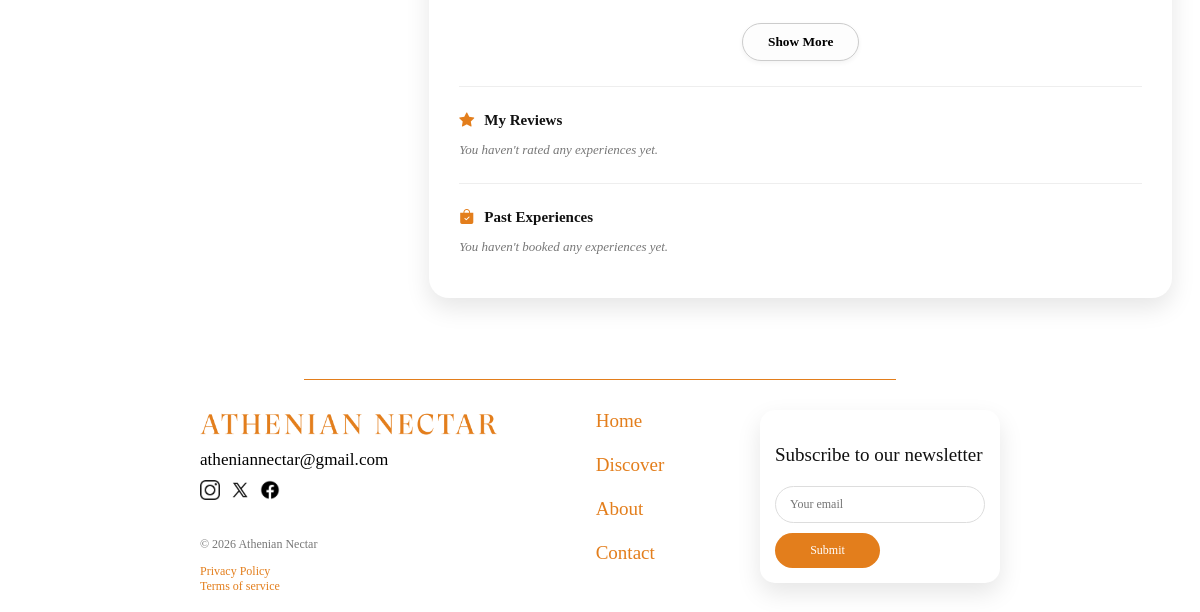
The app's page /users/dashboard/ (signed in, lower part), older data.
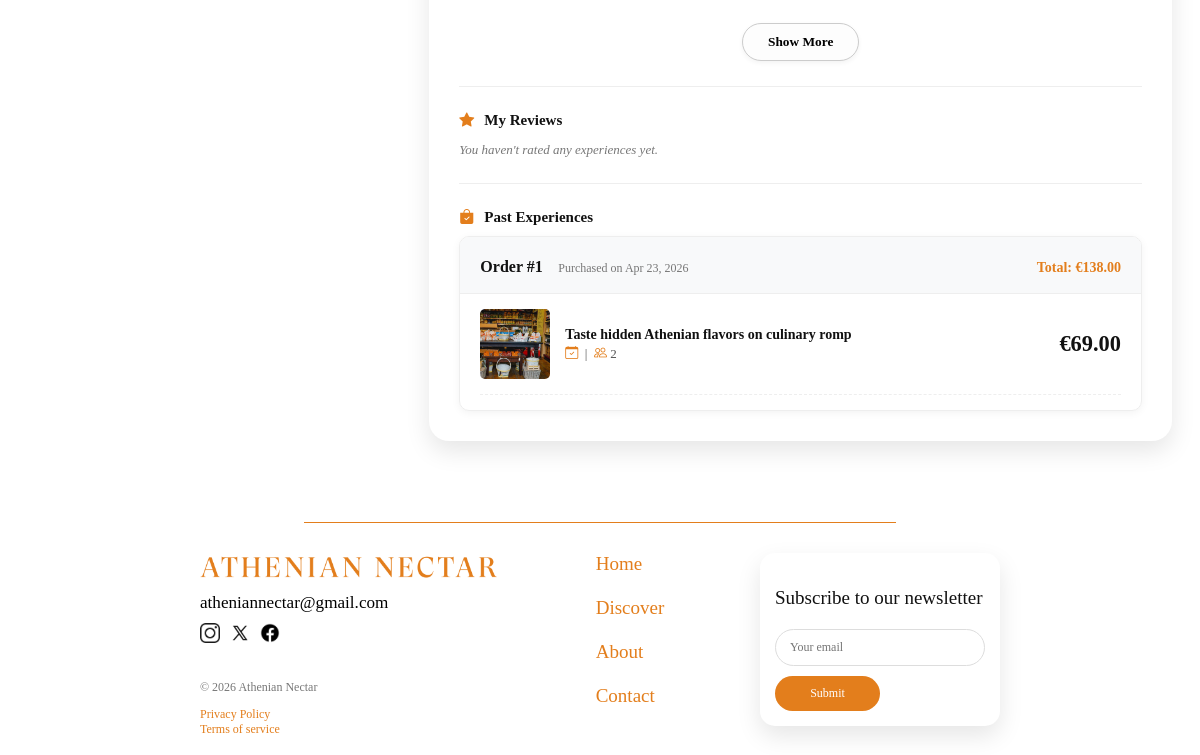
The same page, newer data.
### orders/models.py (models this page shows, shortened)
class Order(models.Model):
    user = models.ForeignKey(settings.AUTH_USER_MODEL, on_delete=models.CASCADE, related_name='orders')
    total_price = models.DecimalField(max_digits=10, decimal_places=2)
    created_at = models.DateTimeField(auto_now_add=True)

class OrderItem(models.Model):
    order = models.ForeignKey(Order, on_delete=models.CASCADE, related_name='items')
    experience = models.ForeignKey(Experience, on_delete=models.SET_NULL, null=True)
    price = models.DecimalField(max_digits=10, decimal_places=2)
    quantity = models.PositiveIntegerField(default=1)
    booking_date = models.DateField(null=True, blank=True)

### experiences/models.py (models this page shows, shortened)
class Experience(models.Model):
    title = models.CharField(max_length=200)
    category = models.ForeignKey(Category, on_delete=models.CASCADE)
    subcategory = models.ForeignKey(Subcategory, on_delete=models.SET_NULL, blank=True, null=True)
    description = models.TextField()
    image = models.ImageField(upload_to='experiences/')
    price = models.DecimalField(max_digits=6, decimal_places=2)
    duration = models.DecimalField(max_digits=3, decimal_places=1)

### users/views.py (the view, shortened to what this page needs)
# urls.py: path('dashboard/', views.dashboard, name='dashboard'),
@login_required
def dashboard(request):
    u_form = UserUpdateForm(instance=request.user)
    p_form = CustomPasswordChangeForm(user=request.user)
    profile, created = Profile.objects.get_or_create(user=request.user)
    user_reviews = Review.objects.filter(user=request.user).order_by('-created_at')
    recently_viewed_ids = request.session.get('recently_viewed', [])
    recently_viewed_exps = []
    if recently_viewed_ids:
        exps = Experience.objects.filter(id__in=recently_viewed_ids)
        exp_dict = {exp.id: exp for exp in exps}
        recently_viewed_exps = [exp_dict[i] for i in recently_viewed_ids if i in exp_dict]
    purchases = Order.objects.filter(user=request.user).order_by('-created_at')
    context = {
        'u_form': u_form,
        'p_form': p_form,
        'recently_viewed': [],
        'ratings': [],
        'purchases': [],
        'favorites': profile.favorites.all(),
        'user_reviews': user_reviews,
        'recently_viewed': recently_viewed_exps,
        'purchases': purchases,
    }
    return render(request, 'users/dashboard.html', context)

### users/forms.py
class UserUpdateForm(forms.ModelForm):
    username = forms.CharField(max_length=20, min_length=4)
    email = forms.EmailField(max_length=35, required=True)
    class Meta:
        model = User
        fields = ['username', 'email']
    def __init__(self, *args, **kwargs):
        super().__init__(*args, **kwargs)
        for field in self.fields.values():
            field.help_text = ''

class CustomPasswordChangeForm(PasswordChangeForm):
    def __init__(self, *args, **kwargs):
        super().__init__(*args, **kwargs)
        for field in self.fields.values():
            field.help_text = ''
        for field_name, field in self.fields.items():
            field.widget.attrs['maxlength'] = '30'

### orders/context_processors.py (called while the page is built)
def cart_processor(request):
    cart = request.session.get('cart', {})
    cart_item_count = len(cart)
    return {'cart_item_count': cart_item_count}

### users/templates/users/dashboard.html (shortened to what this page needs)
{% extends 'home/base.html' %}
{% load static %}
{% block extra_css %}
    <link rel="stylesheet" href="{% static 'css/users.css' %}">
    <link rel="stylesheet" href="{% static 'css/cart.css' %}">
{% endblock %}
{% block content %}
<div class="dashboard-container">
    <div class="dashboard-grid">
        <div class="dashboard-card">
             <div class="activity-section">
                {% if favorites %}
                    {% if favorites|length > 8 %}
                        <div class="show-more-container" id="favorites-show-more-container">
                            <button id="favorites-show-more-button" class="show-more-button">
                                Show More
                            </button>
                        </div>
                    {% endif %}
                {% else %}
                    <p class="empty-message">Your favorites list is currently empty. Start exploring!</p>
                {% endif %}
            </div>
            <hr class="gray-line">
            <div class="activity-section">
                <h3><i class="bi bi-star-fill"></i> My Reviews</h3>
                {% if user_reviews %}
                    <div class="favorites-grid" id="ratings-grid">
                        {% for review in user_reviews %}
                            <div class="favorite-mini-card">
                                <a href="{% url 'experience_detail' review.experience.id %}#reviews-section" class="favorite-content">
                                    <img src="{{ review.experience.image.url }}" alt="{{ review.experience.title }}">
                                    <div class="favorite-details">
                                        <h4>{{ review.experience.title }}</h4>
                                        <div>
                                            {% for i in "12345"|make_list %}
                                                {% if forloop.counter <= review.rating %}
                                                    <i class="bi bi-star-fill"></i>
                                                {% else %}
                                                    <i class="bi bi-star"></i>
                                                {% endif %}
                                            {% endfor %}
                                        </div>
                                    </div>
                                </a>
                            </div>
                        {% endfor %}
                    </div>
                    {% if user_reviews|length > 8 %}
                        <div class="show-more-container" id="ratings-show-more-container">
                            <button id="ratings-show-more-button" class="show-more-button">
                                Show More
                            </button>
                        </div>
                    {% endif %}
                {% else %}
                    <p class="empty-message">You haven't rated any experiences yet.</p>
                {% endif %}
            </div>
            <hr class="gray-line">
            <div class="activity-section">
                <h3><i class="bi bi-bag-check-fill"></i> Past Experiences</h3>
                {% if purchases %}
                    <div class="orders-grid">
                        {% for order in purchases %}
                            <div class="order-card {% if forloop.counter > 3 %}extra-order{% endif %}"
                            {% if forloop.counter > 3 %}display: none;{% endif %}">
                                <div class="order-header">
                                    <div>
                                        <strong class="order-title">Order #{{ order.id }}</strong>
                                        <span class="order-date">
                                            Purchased on {{ order.created_at|date:"M d, Y" }}
                                        </span>
                                    </div>
                                    <div >
                                        <strong class="order-total">
                                            Total: €{{ order.total_price }}
                                        </strong>
                                    </div>
                                </div>
                                <div class="order-body">
                                    <ul class="order-list">
                                        {% for item in order.items.all %}
                                            <li class="order-item">
                                                <img src="{{ item.experience.image.url }}" alt="{{ item.experience.title }}">
                                                <div class="order-item-details">
                                                    <strong class="order-item-title">
                                                        {% if item.experience %}
                                                            {{ item.experience.title }}
                                                        {% else %}
                                                            Experience Unavailable
                                                        {% endif %}
                                                    </strong>
                                                    <span class="order-item-meta">
                                                        <i class="bi bi-calendar-check"></i> {{ item.booking_date|date:"l, F j, Y" }} &nbsp;|&nbsp;
                                                        <i class="bi bi-people"></i> {{ item.quantity }}
                                                    </span>
                                                </div>
                                                <div class="order-item-price">
                                                    €{{ item.price }}
                                                </div>
                                            </li>
                                        {% endfor %}
                                    </ul>
                                </div>
                            </div>
                        {% endfor %}
                    </div>
                    {% else %}
                        <p class="empty-message">You haven't booked any experiences yet.</p>
                {% endif %}
            </div>
        </div>
    </div>
</div>
{% endblock %}

### home/templates/home/base.html (shortened to what this page needs)
{% load static %}
<!DOCTYPE html>
<html lang="en">
    <head>
        <link rel="stylesheet" href="https://cdn.jsdelivr.net/npm/bootstrap-icons@1.11.3/font/bootstrap-icons.css">
        <link rel="stylesheet" href="{% static 'css/style.css' %}">
        <link rel="stylesheet" href="{% static 'css/cart.css' %}">
        {% block extra_css %}{% endblock %}
   </head>
    <body>
        <main class="content-wrapper">
            {% block content %}
            {% endblock %}
        </main>
       {% include 'home/footer.html' %}
    </body>
</html>

### home/templates/home/header.html (shortened to what this page needs)
{% load static %}

### home/templates/home/footer.html (shortened to what this page needs)
{% load static %}
<hr class="footer-line">
<footer class="footer">
    <div class="footer-col footer-left">
        <img src= "{% static 'images/logo.png' %}" class="footer-logo" alt="Athenian Nectar Logo">
        <a href="mailto:atheniannectar@gmail.com" class="footer-email" aria-label="Email us at atheniannectar@gmail.com">
            atheniannectar@gmail.com
        </a>
        <div class="footer-social">
            <a href="#" aria-label="Visit our Instagram"><img src= "{% static 'images/instagram.png' %}" alt="Instagram Icon"></a>
            <a href="#" aria-label="Visit our Twitter"><img src= "{% static 'images/twitter.png' %}" alt="Twitter Icon"></a>
            <a href="#" aria-label="Visit our Facebook"><img src= "{% static 'images/facebook.png' %}" alt="Facebook Icon"></a>
        </div>
        <div class="footer-terms">
            <p>&#169; 2026 Athenian Nectar</p>
            <a href="#"><span>Privacy Policy</span></a> <br>
            <a href="#"><span>Terms of service</span></a>
        </div>
    </div>
    <div class="footer-col footer-links" aria-label="Footer navigation">
        <a href="{% url 'home' %}">Home</a>
        <a href="{% url 'discover' %}">Discover</a>
        <a href="{% url 'about' %}">About</a>
        <a href="{% url 'contact' %}">Contact</a>
    </div>
    <div class="newsletter" aria-labelledby="newsletter-title">
        <p id="newsletter-title"> Subscribe to our newsletter </p>
        <form>
            <input id="footer-email" class="row form-area" placeholder="Your email" type="email" name="email" maxlength="40" required>
            <button type="submit" class="newsletter-button"> Submit </button>
        </form>
    </div>
</footer>

### home/static/css/style.css (style rules this page uses)
:root { --bg-color: #ffffff; --text-color: #111111; --text-muted: #555555; --border-color: #dddddd; --line-color: #000000; }
body { background-color: var(--bg-color); color: var(--text-color); transition: background-color 0.3s ease, color 0.3s ease; font-family: 'Georgia', 'Perpetua', 'Perpetua Titling MT', 'Times New Roman',serif; font-size: 140%; display: flex; flex-direction: column; min-height: 100vh; }
.content-wrapper { flex-grow: 1; }
a { color: #e37e1c; text-decoration: none; }
.footer-line { width: 50%; height: 1px; background-color: #e37e1c; border: none; margin-bottom: 30px; }
.footer { display: flex; justify-content: space-between; align-items: flex-start; max-width: 800px; margin: 0 auto 10px; padding: 0 20px; font-size: 85%; flex-shrink: 0; width: 100%; }
.footer-col { display: flex; flex-direction: column; gap: 10px; }
.footer-logo { width: 300px; }
.footer-email { color: black; text-decoration: none; font-size: 90%; }
.footer-social { display: flex; gap: 10px; }
.footer-social img { width: 20px; height: 20px; }
.footer-social a { text-decoration: none; display: inline-block; }
.footer-links a { color: #e37e1c; text-decoration: none; }
.footer-links { gap: 22px; }
.newsletter { background:var(--bg-color); padding:15px; border-radius:15px; box-shadow:0 10px 25px rgba(0,0,0,0.1); text-align: left; max-width: 210px; width: 100%; }
.newsletter form { display: flex; flex-direction: column; align-items: flex-start; }
.newsletter input[type="email"] { width: 100%; box-sizing: border-box; padding: 10px 14px; margin-bottom: 10px; border-radius: 20px; border: 1px solid var(--border-color); font-size: 12px; font-family: inherit; outline: none; transition: border-color 0.2s, box-shadow 0.2s; }
.newsletter-button { width:50%; padding:10px; background:#e37e1c; color:white; border:none; border-radius:30px; font-size:12px; cursor:pointer; font-family: inherit; }
.footer-terms { font-size:12px; color:#777; text-align:left; margin-top:10px; }

### home/static/css/cart.css (style rules this page uses)
.orders-grid { display: flex; flex-direction: column; gap: 20px; }
.order-card { border: 1px solid #eee; border-radius: 10px; overflow: hidden; box-shadow: 0 2px 8px rgba(0,0,0,0.05); }
.order-header { background-color: #f8f9fa; padding: 15px 20px; display: flex; justify-content: space-between; align-items: center; border-bottom: 1px solid #eee; }
.order-title { font-size: 16px; }
.order-date { color: #777; font-size:12px; margin-left: 10px; display: inline-block; }
.order-total { display: block; margin-top: 5px; color: #e37e1c; font-size: 14px; text-align: right; }
.order-body { padding: 15px 20px; }
.order-list { list-style: none; padding: 0; margin: 0; display: flex; flex-direction: column; gap: 15px; }
.order-item { display: flex; align-items: center; gap: 15px; padding-bottom: 15px; border-bottom: 1px dashed #eee; }
.order-item img { width: 70px; height: 70px; object-fit: cover; border-radius: 5px; }
.order-item-details { flex-grow: 1; }
.order-item-title { display: block; font-size: 14px; white-space: nowrap; overflow: hidden; text-overflow: ellipsis; }
.order-item-meta { font-size: 13px; color: #555; display: block; margin-top: 3px; }
.order-item-meta .bi { color: #e37e1c; }
.order-item-price { font-weight: bold; }

### home/static/css/users.css (style rules this page uses)
.dashboard-container { max-width: 1440px; margin: 70px auto; padding: 0 20px; }
.dashboard-grid { display: grid; grid-template-columns: 1fr 2fr; gap: 30px; align-items: start; }
.dashboard-card { background: var(--bg-color); padding: 30px; border-radius: 20px; box-shadow: 0 10px 25px rgba(0,0,0,0.1); }
.activity-section h3 { font-size: 15px; margin-bottom: 10px; display: flex; align-items: center; gap: 10px; }
.empty-message { color: #777; font-style: italic; font-size: 13px; }
.bi { color: #e37e1c; }
.gray-line { border: 0; border-top: 1px solid #eee; margin: 25px 0; }
.show-more-container { display: flex; justify-content: center; margin-top: 25px; width: 100%; }
.show-more-button { background-color: #fdfdfd; border: 1px solid #ccc; padding: 10px 25px; border-radius: 25px; font-weight: bold; cursor: pointer; transition: all 0.2s ease; box-shadow: 0 2px 5px rgba(0,0,0,0.05); font-family: inherit; }

Row changes from the older to the newer data that the page shows:
added Order: id "1", created_at "Apr 23, 2026", total_price "138.00"
added OrderItem: experience.image (picture), experience "Taste hidden Athenian flavors on culinary romp", quantity "2", price "69.00"
Text that changed along with them:
text no longer shown: "You haven't booked any experiences yet."
